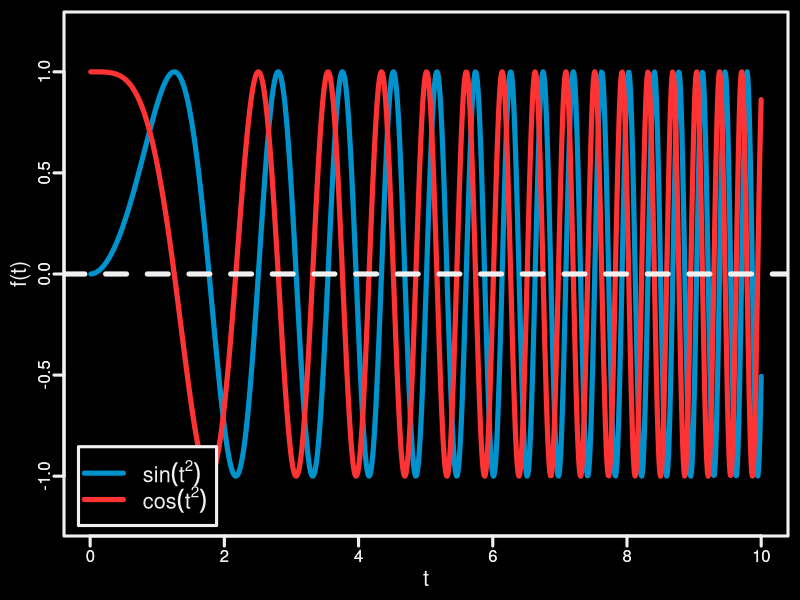

Write the R code that produced this figure.
#Color plot of smooth lines with R base package

# The position of the legend can be specified also using the following keywords:
# "bottomright", "bottom", "bottomleft", "left", "topleft", "top", "topright", "right" and "center".
# The parameter inset is used to create margins

data1 <- read.table("data/initial_functions.dat")

x1 <- data1$V1
y1 <- data1$V2
y2 <- data1$V3

nms <- c(expression(sin(t^2)), expression(cos(t^2)))

x_max <- max(x1)
x_min <- min(x1)
x_length <- x_max-x_min

y_max <- max(y1, y2)
y_min <- min(y1, y2)
y_height <- y_max-y_min

cols <- c("#0092cc", "#ff3333")
ltys <- c(1, 1)
pchs <- c(NA, NA)

col_main <- "#f0f0f0"

filename <- "images/plot_initial"

png(paste(filename, ".png", sep = ""), width = 2000, height = 900, units = "px", pointsize = 45)
par(mar = c(3.2, 3.2, 0.6, 0.6), mgp = c(1.7, 0.5, 0), lwd = 3, 
    bg = "black", col = col_main, col.lab = col_main, col.axis = col_main)

line_width <- 5
psz <- 1

plot(x1, y1, type = "l",
    xlim = c(x_min, x_max),
    ylim = c(y_min - y_height*0.1, y_max + y_height*0.1), 
    lwd = line_width, 
    col = cols[1],
    lty = ltys[1], 
    xlab = "t", 
    ylab = "f(t)", 
    cex.lab = 1.3)

axis(1, col.ticks=col_main, lwd = 3, lwd.ticks = 3, col = col_main)
axis(2, col.ticks=col_main, lwd = 3, lwd.ticks = 3, col = col_main)


lines(x1, y2, lwd = line_width, col = cols[2], lty = ltys[2])
abline(h=0, lwd = line_width, lty = 2)

legend("bottomleft", inset = 0.02, 
    legend = nms, 
    lwd = rep(line_width, 2), 
    lty = ltys,
    pch = pchs, 
    col = cols, 
    cex = 1.3,
    box.col = col_main)



dev.off()